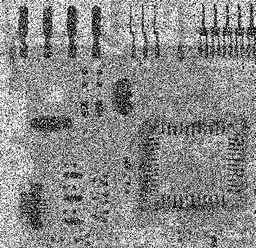
#> input picture Lab 06/plytkaSzumImp.png, 256 x 248 px, shrunk from 455 x 440 before the run
$ jupyter execute 06_context_hw2.ipynb
#> lines starting #> are read from the running program, lines starting #| are printed output that depends on the picture; after the words box and inside, x2 and y2 are one past the last pixel; in counts of white or black regions, pixels touching at a corner belong together
## Zadanie domowe: adaptacyjna filtracja medianowa

Wszystkie omówione i przetestowane powyżej filtry działały w ten sam sposób dla każdego piksela obrazu.
Natomiast przy filtracji adaptacyjnej następuje zmiana parametrów filtru w zależności od statystycznych charakterystyk otoczenia rozpatrywanego piksela.

Omówiony poprzednio filtr medianowy dobrze eliminuje zakłócenia impulsowe o niewielkiej gęstości przestrzennej (mniej niż 20% w pionie i poziomie).
W zadaniu filtracji bardziej zakłóconych obrazów lepiej sprawdza się adaptacyjny filtr medianowy.
``Adaptacyjność'' filtra polega na zmianie rozmiaru okna w trakcie filtracji - w zależności od pewnych warunków.

Przyjmijmy następujące oznaczenia:
- $z_{min}$ - najmniejsza jasność w oknie $S_{xy}$
- $z_{max}$ - największa jasność w oknie $S_{xy}$
- $z_{med}$ - mediana z jasności w oknie $S_{xy}$
- $z_{xy}$  - jasność w punkcie o współrzędnych $(x,y)$
- $S_{max}$ - maksymalny dozwolony rozmiar okna $S_{xy}$

Algorytm można opisać następującym pseudokodem:
<div style="background-color:rgba(0, 0, 0, 0.0470588); padding:10px 0;font-family:monospace;">
Faza A :<br>
&nbsp;&nbsp;&nbsp;<b>if</b>  $z_{max}$ > $z_{med}$ > $z_{min}$ <b>then</b> <br>
&nbsp;&nbsp;&nbsp;&nbsp;&nbsp;&nbsp; to przejdź od fazy B<br>
&nbsp;&nbsp;&nbsp;<b>else</b><br>
&nbsp;&nbsp;&nbsp;&nbsp;&nbsp;&nbsp;zwiększ rozmiar okna<br>
&nbsp;&nbsp;&nbsp;&nbsp;&nbsp;&nbsp;<b>if</b> rozmiar okna <= $S_{max}$ <b>then</b><br>
&nbsp;&nbsp;&nbsp;&nbsp;&nbsp;&nbsp;&nbsp;&nbsp;&nbsp;to powtórz fazę A<br>
&nbsp;&nbsp;&nbsp;&nbsp;&nbsp;&nbsp;<b>else</b><br>
&nbsp;&nbsp;&nbsp;&nbsp;&nbsp;&nbsp;&nbsp;&nbsp;&nbsp;zwróć $z_{med}$<br>
&nbsp;&nbsp;&nbsp;&nbsp;&nbsp;&nbsp;<b>end if</b><br>
&nbsp;&nbsp;&nbsp;<b>end if</b><br>
Faza B :<br>
&nbsp;&nbsp;&nbsp;<b>if</b>  $z_{max}$ > $z_{xy}$ > $z_{min}$ <b>then</b>  <br>
&nbsp;&nbsp;&nbsp;&nbsp;&nbsp;&nbsp;to zwróć  $z_{xy}$ <br>
&nbsp;&nbsp;&nbsp;<b>else</b><br>
&nbsp;&nbsp;&nbsp;&nbsp;&nbsp;&nbsp;zwróć $z_{med}$<br>
&nbsp;&nbsp;&nbsp;<b>end if</b><br>
</div>

#### Wyjaśnienie działania:

Cały czas należy pamiętać, jakie są cele działania filtru:
- usunięcie zakłóceń typu pieprz i sól (ang. _salt and pepper noise),
- wygładzenie innego rodzaju zakłóceń,
- redukcja zniekształceń (pogrubianie albo pocienianie krawędzi).

Wartości $z_{min}$ i $z_{max}$ uważa się za zakłócenia impulsowe w danym oknie, nawet jeżeli nie są to największa i najmniejsza wartość w całym obrazie.

Celem fazy A jest określenie czy rezultat filtracji medianowej $z_{med}$ jest zakłóceniem impulsowym czy nie.
Jeżeli spełniona jest nierówność $z_{min}$ < $z_{med}$ < $z_{max}$ wartość  $z_{med}$ nie może być zakłóceniem impulsowym.
W takim przypadku przechodzimy do fazy B i sprawdzamy czy piksel $z_{xy}$ jest zakłóceniem impulsowym.
Jeżeli spełniona jest nierówność   $z_{min}$ < $z_{xy}$ < $z_{max}$, $z_{xy}$ nie może być zakłóceniem impulsowym.
W takim przypadku algorytm zwraca niezmienioną wartość $z_{xy}$ - w ten sposób zmniejsza się zniekształcenia.
Jeżeli nierówność  $z_{min}$ < $z_{xy}$ < $z_{max}$ nie jest spełniona oznacza to, że albo $z_{xy}$ = $z_{min}$ albo  $z_{xy}$ = $z_{max}$.
W obu przypadkach uznaje się, że wartość  $z_{xy}$ jest zakłóceniem i jako wynik filtracji zwraca się wartość  $z_{med}$ , o której na podstawie fazy A wiadomo, że nie jest zakłóceniem.

Przypuśćmy, że nie została spełniona nierówność   $z_{min}$ < $z_{med}$ < $z_{max}$, algorytm wtedy zwiększa rozmiar okna i powtórnie wykonuje fazę A.
Dzieje się tak aż do momentu, kiedy algorytm znajdzie medianę, która nie jest zakłóceniem impulsowym albo osiągnięty zostanie maksymalny rozmiar okna.
W przypadku gdy osiągnięty zostanie maksymalny rozmiar okna algorytm zwraca wartość $z_{med}$.
Nie ma gwarancji, że wartość ta nie jest zakłóceniem impulsowym, jednakże odpowiedni dobór maksymalnego rozmiaru okna pozwala zminimalizować prawdopodobieństwo wystąpienia takiej sytuacji.

Po wyznaczeniu wartości po filtracji dla danego piksela, okno filtru się przemiesza, a algorytm uruchamiany jest dla nowej lokalizacji z parametrami początkowymi.

#### Zadanie - zaimplementować metodę:

1. Wczytaj obrazy _plytkaSzumImp.png_.  Wyświetl go.

2. Przefiltruj obraz filtrem medianowym o rozmiarze okna $5 \times 5$. Wynik filtracji wyświetl.

3. Zaimplementuj opisany adaptacyjny filtr medianowy. Wskazówki:
- należy przyjąć maksymalny rozmiar okna na $7 \times 7$, a początkowy na $3 \times 3$. Zakładamy, że rozmiar filtru powinien być nieparzysty.
- obliczenia trzeba wykonać w dwóch pętlch `for` (odwiedzić, każdy piksel) - dla ułatwienia zaleca się pominięcie pikseli brzegowych (jeżeli maksymalny rozmiar okna wynosi $7 \times 7$ to nie należy dokonywać obliczeń dla 3 pikseli brzegowych)
- w każdej iteracji należy:
    - przywrócić początkowy rozmiar okna ($3 \times 3$),
    - "wyciąć" otoczenie (parametr opisujący rozmiar otoczenia należy "uzmiennić")
    - obliczyć parametry: $z_{min}$, $z_{max}$, $z_{med}$ (metody wycinka `min`, `max` i funkcja `np.median`

- wykonać opisany algorytm. Uwaga: obliczenia mogę się chwilkę wykonywać.

4. Porównaj rezultaty filtracji medianowej i adaptacyjnej.

[cell 1]
import matplotlib.pyplot as plt
import cv2
import numpy as np
import os
import copy

if not os.path.exists("plytkaSzumImp.png") :
    !wget https://raw.githubusercontent.com/vision-agh/poc_sw/master/06_Context/plytkaSzumImp.png --no-check-certificate

def b(tab, z_xy):
    z_min = np.min(tab)
    z_max = np.max(tab)
    z_med = np.median(tab)

    if z_max > z_xy[0] > z_min:
        return z_xy[0]
    else:
        return z_med

def med(x,window):
#> called with x = 'plytkaSzumImp.png', window = 5
    I = cv2.imread(x)
#> I is the input picture: shape (248, 256, 3); min 0, max 255, mean 138.2
#     I = cv2.cvtColor(I, cv2.COLOR_BGR2RGB)
    X = I.shape[0]
#> X = 248
    Y = I.shape[1]
#> Y = 256
    Z = I.shape[2]
#> Z = 3
    I2 = copy.deepcopy(I)

    temp = []
    w = window // 2

    for i in range(X):
        for j  in range(Y):
            row_up = i - w
            row_down = i + w +1

            col_left = j - w
            col_right = j + w + 1

            if 0 <= row_up  and row_down <= X and 0 <= col_left and col_right <= Y:
                temp = np.array(I[row_up : row_down, col_left : col_right, :],  dtype=np.int32)
                r = temp.shape[0]
                c = temp.shape[1]
                s = temp.shape[2]

                dst = np.zeros((r,c))

                for k in range(r):
                    for l  in range(c):
                        rgb_r = temp - temp[k,l,:]
                        rgb_k = np.square(rgb_r)
                        rgb_s = np.sum(rgb_k, axis=2)
                        rgb_p = np.sqrt(rgb_s)

                        dst[k,l] = np.sum(rgb_p)

                amin = np.argmin(dst)
                I2[i,j] = temp[np.unravel_index(amin,(r,c))]
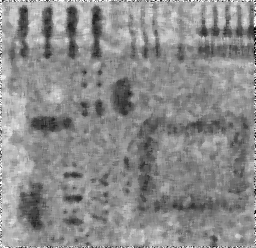
#> I2: shape (248, 256, 3); min 0, max 255, mean 139.3

    f, a = plt.subplots(1, 2)
    f.set_size_inches(15,5)
    a[0].imshow(I)
    a[0].axis('off')
    a[1].imshow(I2)
    a[1].axis('off')

def adapt_med(x):
#> called with x = 'plytkaSzumImp.png'
    I = cv2.imread(x)
#     I = cv2.cvtColor(I, cv2.COLOR_BGR2RGB)
    X = I.shape[0]
#> X = 248
    Y = I.shape[1]
#> Y = 256
    Z = I.shape[2]
#> Z = 3
    I2 = copy.deepcopy(I)

    tab = []
    window = 3
    window_max = 7
    w = window // 2
    w_max = window_max // 2
    li = 0
    for i in range(X):
        for j  in range(Y):
            success = False
            while not success:
                li += 1
                row_up = i - w
                row_down = i + w +1

                col_left = j - w
                col_right = j + w + 1

                if 0 + w < row_up  and row_down < X-w and 0+w < col_left and col_right < Y-w:
                    tab = np.array(I[row_up : row_down, col_left : col_right])

                    z_min = np.min(tab)
                    z_max = np.max(tab)
                    z_med = np.median(tab)
                    v = I[i,j]
                    if z_max > z_med > z_min:
                        I2[i,j] = b(tab,v)
                        success = True
                        w = window // 2
                    else:
                        if w + 1 <= w_max:
                            w += 1
                        else:
                            I2[i,j] = z_med
                            success = True
                            w = window // 2
                else:
                    success = True
                    w = window // 2
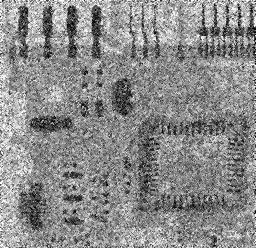
#> I2: shape (248, 256, 3); 19.59% of pixels changed, all inside (x1, y1, x2, y2) = (3, 3, 253, 245)

    f, a = plt.subplots(1, 2)
    f.set_size_inches(15,5)
    a[0].imshow(I)
    a[0].axis('off')
    a[1].imshow(I2)
    a[1].axis('off')


med("plytkaSzumImp.png",5)
adapt_med("plytkaSzumImp.png")
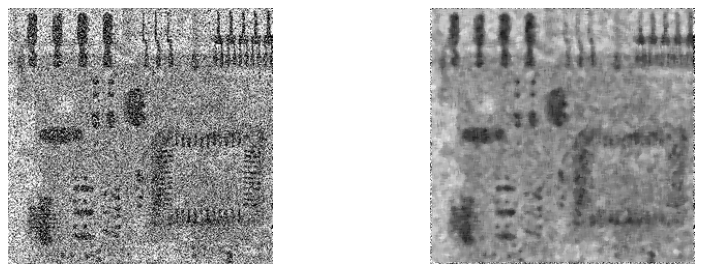
#> figure drawn by matplotlib, 2 panels
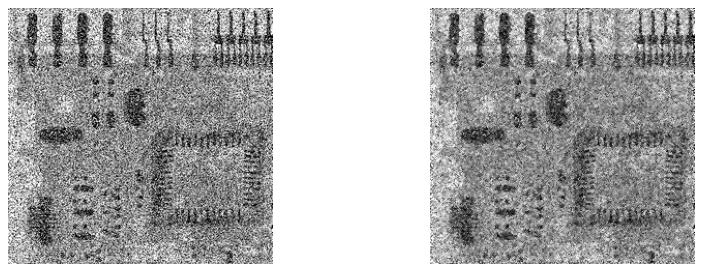
#> figure drawn by matplotlib, 2 panels

$ run again, with Lab 06/jet.png copied over Lab 06/plytkaSzumImp.png
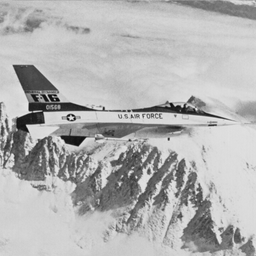
#> input picture Lab 06/jet.png, 256 x 256 px, shrunk from 512 x 512 before the run
#> in med, I is the input picture: shape (256, 256, 3); min 5, max 236, mean 178
#> after the loop in adapt_med, `for i in range(X):`:
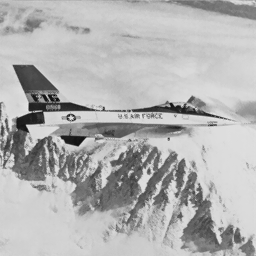
#> I2: shape (256, 256, 3); 16.89% of pixels changed, all inside (x1, y1, x2, y2) = (3, 3, 253, 253)
#> `[cell 1] import matplotlib.pyplot as plt import cv2 import numpy as np..`:
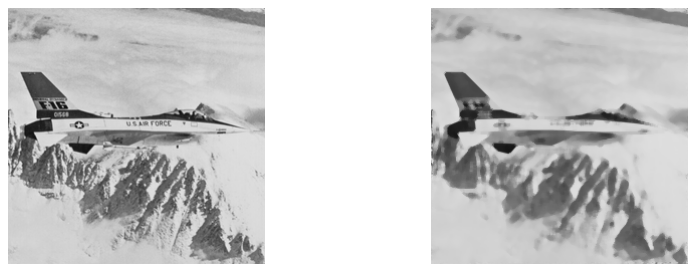
#> figure drawn by matplotlib, 2 panels
